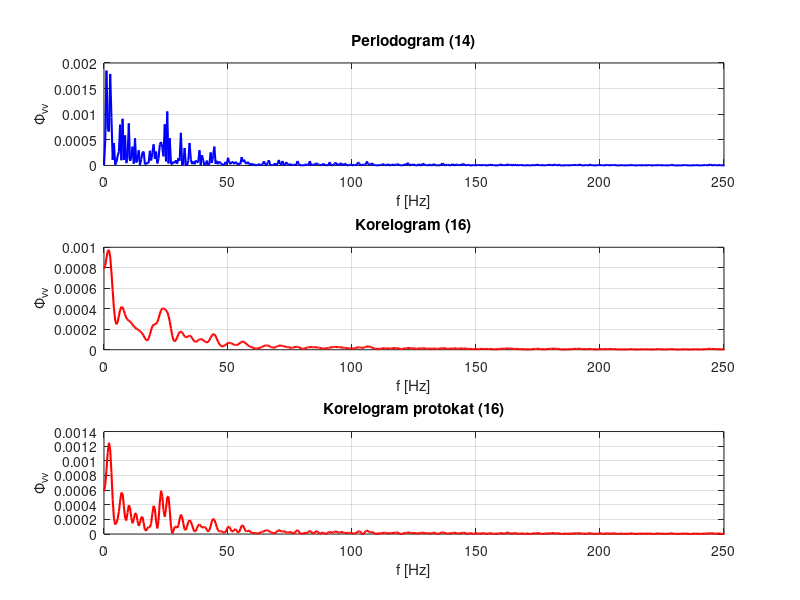

The MATLAB script that drew this image:
%% PSD szumu kolorowego v(nTp)
Tp=0.001; N=2000; n=0:N-1;
sigma=0.8; e=sigma*randn(1,N);

H = tf([0.1],[1 -0.9],Tp);
v = lsim(H, e, n*Tp)';

f = (0:N/2-1)*(1/Tp)/N;

% 1. Periodogram (14) - POPRAWIONY
Vk = Tp * fft(v);                       % X_N = Tp * fft(v)
Phi_p = (1/(N*Tp)) * abs(Vk).^2;       % = (Tp/N) * abs(fft(v))^2

% 2. Korelogram (16) - BEZ PĘTLI
Mw = round(N/5);
tau = -Mw:Mw;                           % wektor przesunięć τ
r_vv = xcorr(v, Mw, 'biased');          % r_vv(τ), dł. 2*Mw+1
w = 0.5*(1 + cos(pi*tau/Mw));           % okno Hanninga (18): 1+cos !
Phi_k = Tp * abs(fft(r_vv.*w, N));      % DFT sumy z wzoru (16)

% 2. Korelogram (16) - z oknem prostokątnym
Mw = round(N/5);
tau = -Mw:Mw;                           % wektor przesunięć τ
r_vv = xcorr(v, Mw, 'biased');          % r_vv(τ), dł. 2*Mw+1
w_p = 1;           % 
Phi_k_p = Tp * abs(fft(r_vv.*w_p, N));      % DFT sumy z wzoru (16)

figure;
subplot(3,1,1);
plot(f, Phi_p(1:N/2),'b-','LineWidth',1.5);
title('Periodogram (14)');
xlabel('f [Hz]'); ylabel('\Phi_{vv}'); grid on; xlim([0 250]);

subplot(3,1,2);
plot(f, Phi_k(1:N/2),'r-','LineWidth',1.5);
title('Korelogram (16)');
xlabel('f [Hz]'); ylabel('\Phi_{vv}'); grid on; xlim([0 250]);

subplot(3,1,3);
plot(f, Phi_k_p(1:N/2),'r-','LineWidth',1.5);
title('Korelogram protokat (16)');
xlabel('f [Hz]'); ylabel('\Phi_{vv}'); grid on; xlim([0 250]);
